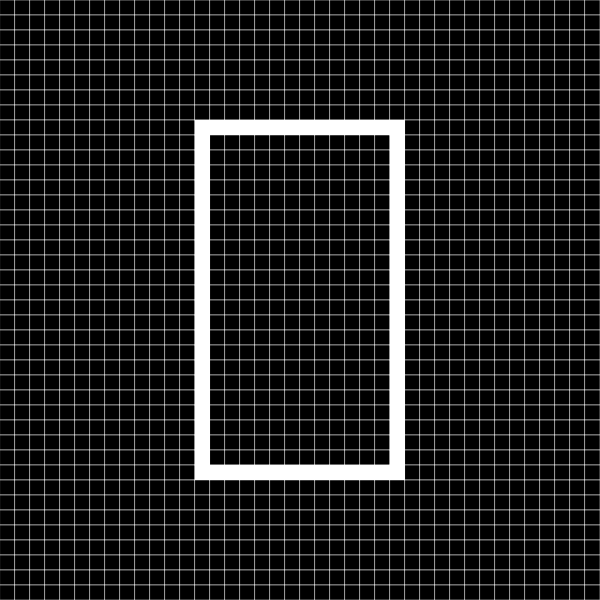
Frame 1 (no input)
Frame 60 (no input): identical to frame 1, image omitted
Frame 120 (the mouse pressed at the canvas centre since frame 60): identical to frame 1, image omitted

The p5.js sketch that drew this single still picture (run headless with seeded random() and noise() and a simulated clock; from frame 60 on, the mouse is pressed at the canvas centre):

// p5.js sketch
// ── sketch.js
const Csize =600;

function setup() {
  createCanvas(Csize,Csize);
}
function draw() {   
  const pix = 15;
  const soglia = pix * 0.5 / width * 2; 
  
  background(0); 

  stroke(255); 
  strokeWeight(0.5);
  
  const numPixX = floor(Csize / pix);
  const numPixY = floor(Csize / pix); 

  for (let j = 0; j < numPixX; j++) {    
    for (let i = 0; i < numPixY; i++) {   

        const u = i / (numPixX - 1) * 2 - 1;
        const v = j / (numPixY - 1) * 2 - 1;
      

        const r1 = rettangolo(u, v, 0.6, 0.35); 
        
      const bordor1 = abs(r1) < soglia; 

      if ((abs(r1) < soglia) || (r1 < 0)) {
        fill(255);
      } else {
        fill(0);   
      }

      rect(j * pix, i * pix, pix, pix); 
    }
  }
}

function rettangolo(px, py, halfWidth, halfHeight) {
	const dx = abs(px) - halfWidth;
	const dy = abs(py) - halfHeight;
	if (dx <= 0 && dy <= 0) return min(-dx, -dy); // punto interno
	const ox = max(dx, 0);
	const oy = max(dy, 0);
	return sqrt(ox * ox + oy * oy); // distanza esterna
  }
  
